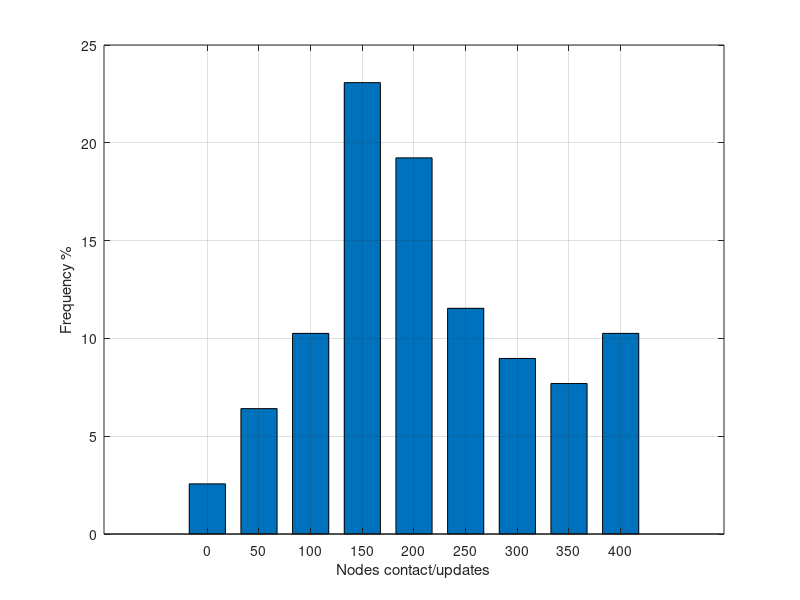

Source code (MATLAB):
load ContactUpdatesImportantNodes.txt;     %  read data into the my_xy matrix
data = ContactUpdatesImportantNodes(:,3)/(3600);
%x=['2 \lt 2.25','2 \lt 2.25','2 \lt 2.25','2 \lt 2.25','2 \lt 2.25','2 \lt 2.25','2 \lt 2.25','2 \lt 2.25' ];
%y = randn(10000,1);
[a,b]=hist(data(:),0:50:400); 
bar(b,(a*100)/78,0.70);
%[h,b] = std(data(:));
%figure;
%plot(b,h);
xlabel('Nodes contact/updates');
ylabel('Frequency %');
grid on;

%plot(Prob,Err1,'r.-',Prob,Err2,'b.-',Prob,Err3,'g.-',Prob,Err4,'c.-',Prob,Err5,'y.-');
%xlabel('P_{err}');           % add axis labels and plot title
%ylabel('Temporal Robustness');

%axis([0.000075 1.000 0.0 1.000],[0.000075 1.000 0.0 1.000]);
%set(gca,'XGrid','on','YGrid','on');
%set(gca,'gridlinestyle','--')
%grid on;
%legend('p = 10^{-4}','p = 10^{-3}','p = 10^{-2}','p = 10^{-1}','p = 1');

%title('Mean monthly precipitation at Portland International Airport');
%plot(Prob,EffSim,'bx-',Prob,EffTheor,'ro-');     %  plot precip vs. month with circles
